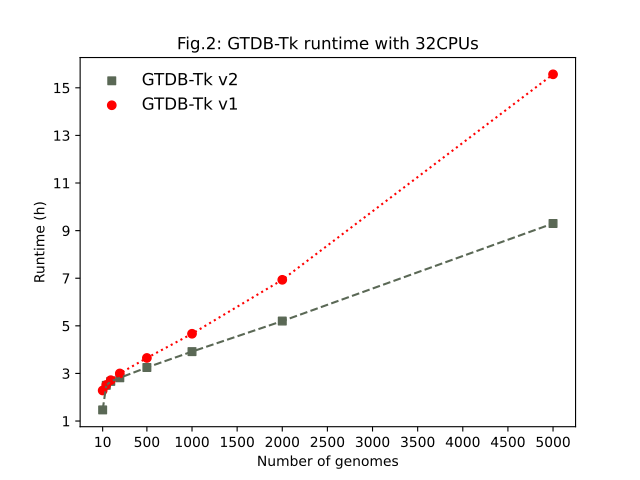

Reproduce this figure in Python.
color_setup = ['#5a6855','red','color']
setup = color_setup
pool_size_list=[10, 50, 100, 200, 500, 1000, 2000, 5000]
split_list=[x/60 for x in [88, 150, 160, 169, 195, 235, 312, 558]]
nosplit_list=[x/60 for x in [137, 151, 163, 180, 219, 280, 416, 934]]
values = [10,500,1000,1500,2000,2500,3000,3500,4000,4500,5000]

plt.scatter(pool_size_list, split_list, label="GTDB-Tk v2" , marker="s", s=30, color=setup[0])
plt.plot(pool_size_list, split_list,linestyle='dashed', color=setup[0])
plt.scatter(pool_size_list, nosplit_list, label="GTDB-Tk v1",color=setup[1])
plt.plot(pool_size_list, nosplit_list,linestyle=':', color=setup[1])

# naming the x axis

plt.xticks(values)
plt.yticks([1,3,5,7,9,11,13,15])

# naming the axis
plt.ylabel('Runtime (h)')
plt.xlabel('Number of genomes')
# giving a title to my graph
plt.title('Fig.2: GTDB-Tk runtime with 32CPUs')

# show a legend on the plot
plt.legend(loc=2, prop={'size': 12},frameon=False)

# function to show the plot
plt.show()
